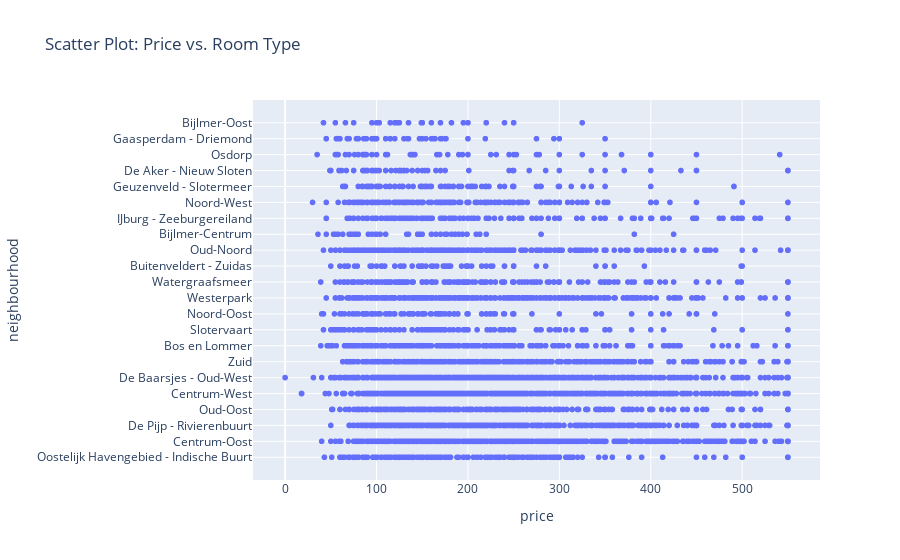

The notebook cell saved with this chart:
### Code cell
fig = px.scatter(df, x='price', y='neighbourhood', title='Scatter Plot: Price vs. Room Type')
fig.show()

### Figure 1 — Plotly figure (JSON) as saved in the notebook; plotly's stock layout.template omitted (floating-point values rounded to 4 significant figures; data arrays with more than 128 entries replaced by an {"elided": "..."} marker saying what was removed)
{"data": [{"hovertemplate": "price=%{x}<br>neighbourhood=%{y}<extra></extra>", "legendgroup": "", "marker": {"color": "#636efa", "symbol": "circle"}, "mode": "markers", "name": "", "showlegend": false, "type": "scattergl", "x": {"elided": "7608 int values"}, "xaxis": "x", "y": {"elided": "7608 str values"}, "yaxis": "y"}], "layout": {"legend": {"tracegroupgap": 0}, "title": {"text": "Scatter Plot: Price vs. Room Type"}, "xaxis": {"anchor": "y", "domain": [0, 1], "title": {"text": "price"}}, "yaxis": {"anchor": "x", "domain": [0, 1], "title": {"text": "neighbourhood"}}}}
